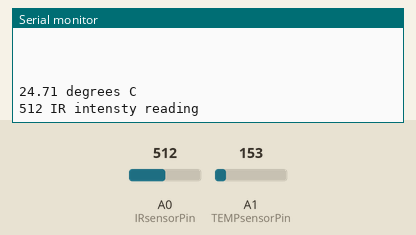
This sketch was run on a simulated Arduino Uno, built with avr-gcc and run on an emulated ATmega328P. On the bench: the last lines printed to the serial monitor. The test bench sets the inputs (shaded band); at power-on: A1 (TEMPsensorPin) = 153, A0 (IRsensorPin) = 512.

Above: at 2.8 s.
2.9 s: A1 (TEMPsensorPin) set to 165
At 5.2 s:
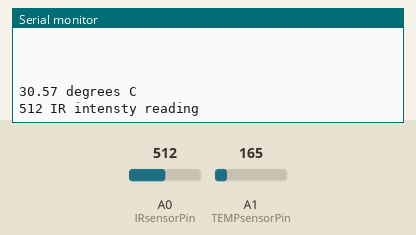
5.6 s: A0 (IRsensorPin) set to 716
At 6.8 s:
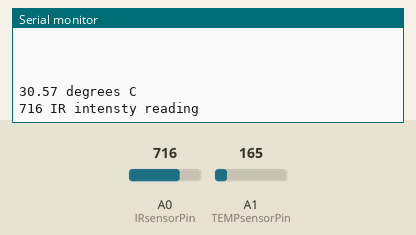
8.3 s: A1 (TEMPsensorPin) set to 175
At 10.8 s:
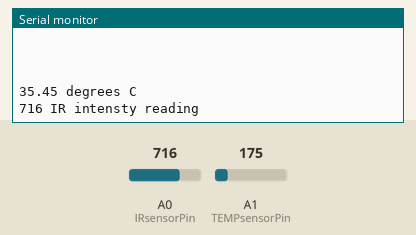
11.0 s: A0 (IRsensorPin) set to 900
At 12.7 s:
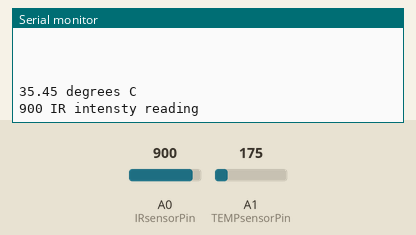
Timing chart, 0 to 14.2 s (numbered marks = the images above; inputs shaded):
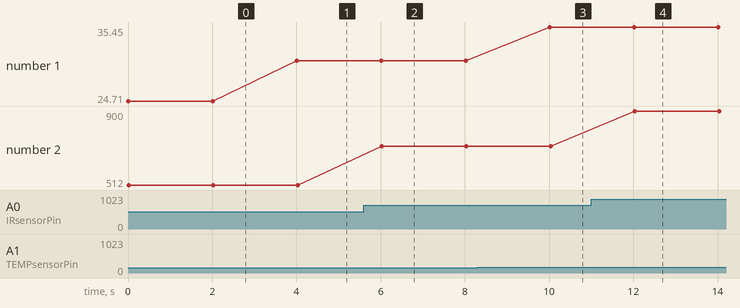

The sketch:

lm35_temp_cap.ino
```cpp
int TEMPsensorPin = A1;
int IRsensorPin = A0;
int errorVal = 0 ;
int Val = 0;

 void setup()
 {
Serial.begin(9600);
 }
 void loop()
 {


 int TEMP = analogRead(TEMPsensorPin);
 int IR = analogRead(IRsensorPin);

 float voltage = TEMP * 5.0;
 voltage /= 1024.0;


 float temperatureC = (voltage - 0.5) * 100 ;
 Serial.print(temperatureC+errorVal);
 Serial.println(" degrees C");


Serial.print(IR);
 Serial.println(" IR intensty reading");
 delay(2000);

 Serial.println(" ");
 Serial.println(" ");
 Serial.println(" ");

 }
```

Measured:
- after the input at 2.9 s, the serial monitor: prints a new line after 1.1 s (image 1)
- after the input at 5.6 s, the serial monitor: prints a new line after 0.43 s (image 2)
- after the input at 8.3 s, the serial monitor: prints a new line after 1.7 s (image 3)
- after the input at 11.0 s, the serial monitor: prints a new line after 1.0 s (image 4)
- plotted number 1: 24.71 → 30.57 after the input at 2.9 s, 30.57 → 35.45 after the input at 8.3 s
- plotted number 2: 512 → 716 after the input at 5.6 s, 716 → 900 after the input at 11.0 s
